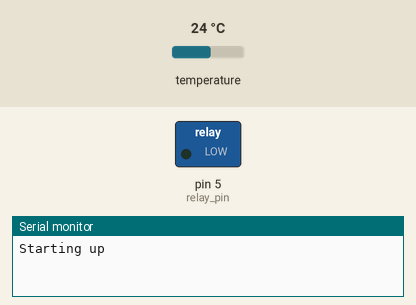
Bench run of a sketch on a simulated Arduino Uno, built with avr-gcc and run on an emulated ATmega328P. Shown: switched loads named in the sketch (green lamp = pin HIGH), the last lines printed to the serial monitor. The inputs (shaded band) are chosen by the test bench; at power-on: temperature 24 °C.

Above: at 0.4 s.
At 2.2 s:
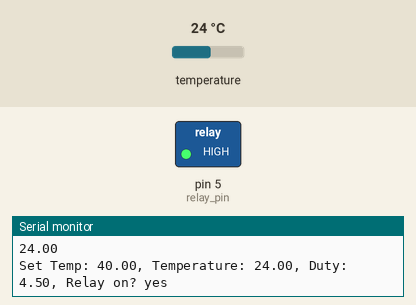
Timing chart, 0 to 6.3 s (numbered marks = the images above):
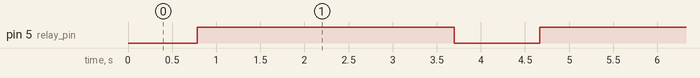

The sketch:

SimplePeltier.ino
```cpp
#include <OneWire.h>
#include <DallasTemperature.h>

#define ONE_WIRE_BUS  10

OneWire oneWire(ONE_WIRE_BUS);

DallasTemperature sensors(&oneWire);

double hold_temp;
double hold_time;
double temperature;

int relay_pin = 5;

//PID constants
//////////////////////////////////////////////////////////
float kp =0.5;   float ki = 0.02;   float kd = 5;
//////////////////////////////////////////////////////////

float PID_p = 0;    float PID_i = 0;    float PID_d = 0;
int threshold = 0;
//float previous_error = 0;
int error_length = 20;
float previous_errors[20] = {0};
float total_error = 10;
float PID_error = 0;
float PID_value = 0;
float d_time = 1;
int relay_is_on = 0;
float peltier_Duty = 0;

void setup() {
  // put your setup code here, to run once:
  Serial.begin(9600);
  pinMode(relay_pin, OUTPUT);
  Serial.println("Starting up");
  //Using new Dallas Temp sensor
  sensors.begin();
  hold_temp=40;
}

void loop() {
  // put your main code here, to run repeatedly:
  read_temp();
  PID_control();
  delay(200);
}


// **********************************************************
void read_temp() {
// **********************************************************

  sensors.requestTemperatures();
  temperature = sensors.getTempCByIndex(0);
  Serial.println(temperature);
  if (temperature != DEVICE_DISCONNECTED_C)
  {
    Serial.print("Set Temp: ");
    Serial.print(hold_temp);
    Serial.print(", ");
    Serial.print("Temperature: ");
    Serial.print(temperature);
    Serial.print(", ");
    Serial.print("Duty: ");
    Serial.print(peltier_Duty);
    Serial.print(", ");
    Serial.print("Relay on? ");
    if (relay_is_on == 1)
    {
      Serial.println("yes");
    }
    else
    {
      Serial.println("no");
    }
  }
  else
  {
    Serial.println("Error: Could not read temperature data");
  }

}

// ********************************************************
int peltier_Window = 4;  //Duty window in seconds
//float Kp_adj = 30; //set a temperature for non-linear P gains
float heat_loss_coeff = 1;
float estimated_heat_loss = 0;
float prev_Duty = millis();
void PID_control() {
// **********************************************************
  //Serial.println("PID");
  PID_error = hold_temp - temperature;

  //Serial.println(PID_error);
  //d_time = millis() - dT_prev;   //calculate dT for PID

  total_error = 0;
    for (int i = 0; i < error_length-1; i++)
    {
     previous_errors[i] = previous_errors[i+1];
     total_error += previous_errors[i];
    }
    previous_errors[error_length-1] = PID_error;
  total_error += PID_error;
  total_error = constrain(total_error, -30, 30);


  //Calculate the P value
  PID_p = kp * PID_error;//+ 0.002*(temperature-20);
  //Calculate the I value in a range on +-3
  PID_i = ki*total_error;
  //Cakcykate the D value
  PID_d = kd*(PID_error - (previous_errors[error_length-2] + previous_errors[error_length-3])/2);
  //Final total PID value is the sum of P + I + D
  PID_value = PID_p + PID_i + PID_d;
  // Serial.print("PID_p");
  // Serial.print(PID_p);
  // Serial.print(" PID_d");
  // Serial.println(PID_d);

  peltier_Duty = abs(PID_value);
  peltier_Duty = peltier_Window*peltier_Duty/10;
  peltier_Duty = constrain(peltier_Duty, 0 , peltier_Window+0.5);
  //Activate heating element if PID value is above the activation threshold

  if (millis() - prev_Duty > peltier_Window*1000)
  {
    prev_Duty = millis();
  }

  if (millis() - prev_Duty < peltier_Duty*1000)
  {
    if (PID_value > 0)
    {
      digitalWrite(relay_pin, HIGH);
      relay_is_on = 1;
    }
    else
    {
      digitalWrite(relay_pin, LOW);
      relay_is_on = 0 ;
    }
  }
  else
  {
    digitalWrite(relay_pin, LOW);
    //Serial.println("polarity is neutral");
    relay_is_on = 0;
  }


}
```

Measured:
- by itself, pin 5 (relay_pin): repeats every 4.9 s: LOW 0.97 s, HIGH 3.9 s
- by itself, everything shown: repeats every 34.0 s, in 14 steps
